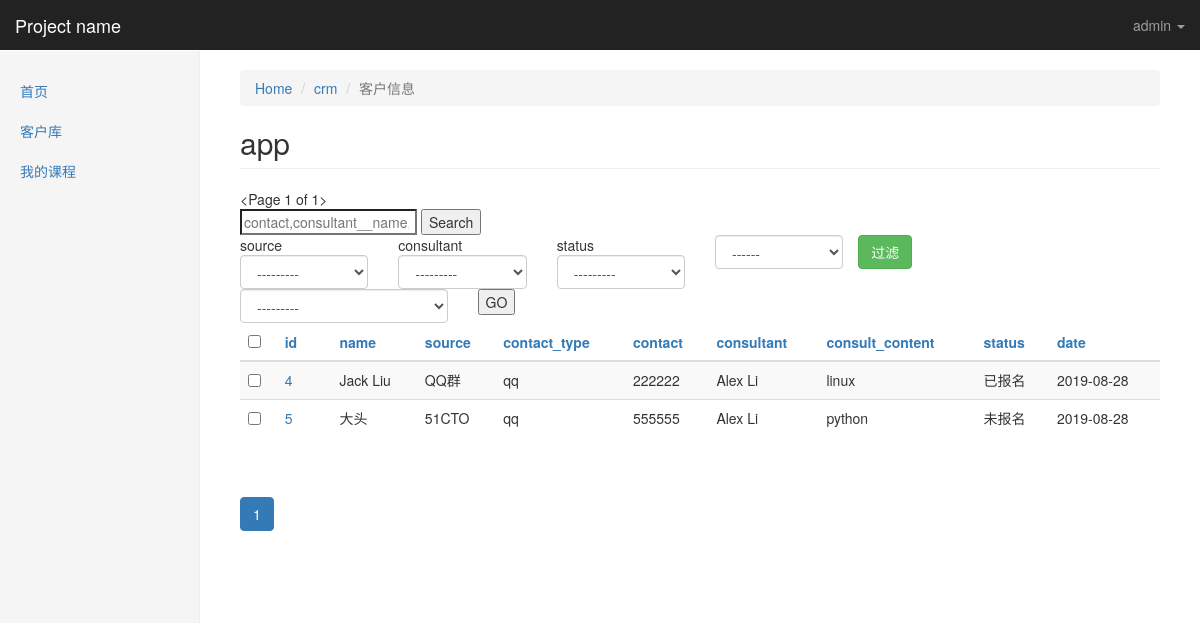
The app's page /kingadmin/crm/customerinfo/?_o=0 (signed in), older data.
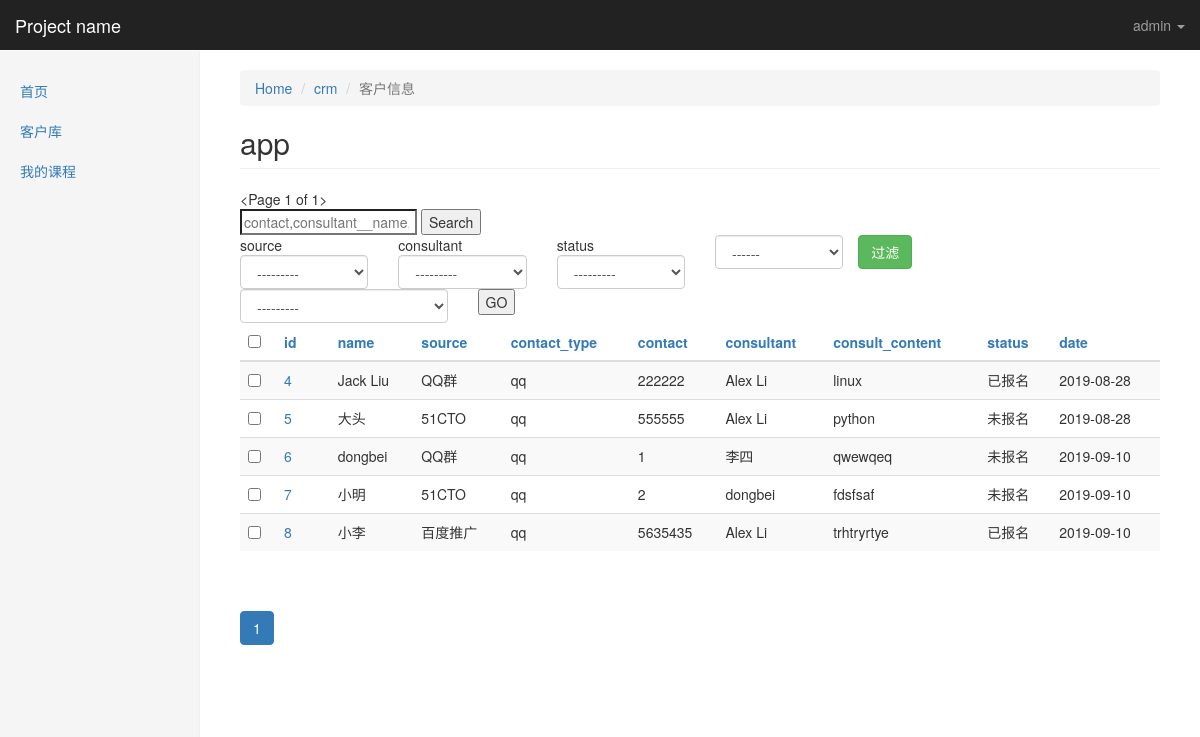
The same page, newer data.
### crm/models.py (models this page shows, shortened)
class Menus(models.Model):
    name = models.CharField(max_length=64)
    url_type_choices = ((0,'absolute'),(1,'dynamic'))
    url_type = models.SmallIntegerField(choices=url_type_choices,default=0)
    url_name = models.CharField(max_length=128)
    class Meta:
        unique_together = ('name','url_name')

class CustomerInfo(models.Model):
    name = models.CharField(max_length=64,default=None)
    contact_type_choices = ((0,'qq'),(1,'微信'),(2,'手机'))
    contact_type = models.SmallIntegerField(choices=contact_type_choices,default=0)
    contact = models.CharField(max_length=64,unique=True)
    source_choices = ((0,'QQ群'),
                      (1,'51CTO'),
                      (2,'百度推广'),
                      (3,'知乎'),
                      (4,'转介绍'),
                      (5,'其它'),
                      )
    source = models.SmallIntegerField(choices=source_choices)
    referral_from = models.ForeignKey("self",blank=True,null=True,verbose_name="转介绍",on_delete=models.CASCADE)
    consult_courses = models.ManyToManyField("Course",verbose_name="咨询课程")
    consult_content = models.TextField(verbose_name="咨询内容")
    status_choices = ((0,'未报名'),(1,'已报名'),(2,'已退学'))
    status = models.SmallIntegerField(choices=status_choices)
    consultant = models.ForeignKey("UserProfile",verbose_name="课程顾问",on_delete=models.CASCADE)
    date = models.DateField(auto_now_add=True)
    class Meta:
        verbose_name="客户信息"
        verbose_name_plural="客户信息"

class UserProfile(models.Model):
    user = models.OneToOneField(User,on_delete=models.CASCADE)
    name = models.CharField(max_length=64,verbose_name="姓名")
    role = models.ManyToManyField("Role",blank=True,null=True)
    def __str__(self): #__unicode__
        return self.name

### kingadmin/views.py (the view, shortened to what this page needs)
# urls.py: url(r'^(\w+)/(\w+)/$', views.table_obj_list, name="table_obj_list"),
@login_required
def table_obj_list(request,app_name,model_name):
    admin_class = site.enabled_admins[app_name][model_name]
    querysets = admin_class.model.objects.all().order_by('-id')
    querysets,filter_condtions  = get_filter_result(request,querysets)
    admin_class.filter_condtions = filter_condtions
    querysets = get_serached_result(request,querysets,admin_class)
    admin_class.search_key = request.GET.get('_q','')
    querysets,sorted_column = get_orderby_result(request,querysets,admin_class)
    paginator = Paginator(querysets, admin_class.list_per_page) # Show 25 contacts per page
    page = request.GET.get('_page')
    try:
        querysets = paginator.page(page)
    except PageNotAnInteger:
        querysets = paginator.page(1)
    except EmptyPage:
        querysets = paginator.page(paginator.num_pages)
    print(request.GET)
    return render(request,'kingadmin/table_obj_list.html', locals())

### kingadmin/templatetags/kingadmin_tags.py (called while the page is built)
@register.simple_tag
def  build_table_row(obj,admin_class):
    ele = ""
    if admin_class.list_display:
        for index,column_name in enumerate(admin_class.list_display):
            column_obj = admin_class.model._meta.get_field(column_name)
            if column_obj.choices: #get_xxx_display
                column_data = getattr(obj,'get_%s_display'% column_name)()
            else:
                column_data = getattr(obj,column_name)
            td_ele = "<td>%s</td>" % column_data
            if index == 0:
                td_ele = "<td><a href='%s/change/'>%s</a></td>"% (obj.id,column_data)
            ele += td_ele
    else:
        td_ele = "<td><a href='%s/change/'>%s</a></td>" % (obj.id,obj)
        ele += td_ele
    return mark_safe(ele)

@register.simple_tag
def get_sorted_column(column,sorted_column,forloop):
    if column in sorted_column:#这一列被排序了,
        last_sort_index = sorted_column[column]
        if last_sort_index.startswith('-'):
            this_time_sort_index = last_sort_index.strip('-')
        else:
            this_time_sort_index = '-%s' % last_sort_index
        return this_time_sort_index
    else:
        return forloop

### kingadmin/templates/kingadmin/table_obj_list.html (shortened to what this page needs)
{% extends 'kingadmin/index.html' %}
{% load kingadmin_tags %}
{% block  right-content-container %}
    <ol class="breadcrumb">
      <li><a href="/kingadmin/">Home</a></li>
      <li><a href="/kingadmin/{{ app_name }}">{{ app_name }}</a></li>
      <li class="active">{% get_model_verbose_name admin_class %}</li>
    </ol>
<h2 class="page-header">app</h2>
<div>
        {{ querysets }}
        <form>
            <input type="search" placeholder="{% for s in admin_class.search_fields %}{{ s }},{% endfor %}" name="_q" value="{{ admin_class.search_key }}">
            <input type="submit" value="Search">
        </form>
        <div class="row">
            {% if  admin_class.list_filter %}
            <form >
                {% for filter_column in admin_class.list_filter %}
                   {% build_filter_ele filter_column admin_class %}
                {% endfor %}
                <input class="btn btn-success" type="submit" value="过滤">
            </form>
            {% endif %}
        </div>
        <form onsubmit="return ActionCheck(this)" method="post">{% csrf_token %}
            <div class="row">
                <div class="col-lg-3">
                    <select class="form-control" name="action" >
                            <option value="">---------</option>
                    </select>
                </div>
                <div class="col-lg-2">
                    <input type="submit" value="GO">
                </div>
            </div>
        </form>
        <table class="table table-striped">
            <thead>
                <tr>
                    {% if admin_class.list_display %}
                        <th><input type="checkbox" onclick="SelectAllObjs(this)"></th>
                        {% for column in admin_class.list_display %}
                            <th><a href="?_o={% get_sorted_column column sorted_column forloop.counter0 %}{% render_filtered_args admin_class%}">
                                {{ column }}
                                {% render_sorted_arrow column  sorted_column %}
                            </a></th>
                        {% endfor %}
                    {% else %}
                        <th>{% get_model_name admin_class %}</th>
                    {% endif %}
                </tr>
            </thead>
            <tbody>
                {% for obj in querysets %}
                    <tr>
                        <td><input row-select="true"  type="checkbox" value="{{ obj.id }}"></td>
                        {%  build_table_row obj admin_class %}
                    </tr>
                {% endfor %}
            </tbody>
        </table>
        <div class="pagination">
            {% render_paginator querysets admin_class sorted_column %}
        </div>
</div>
{% endblock %}

### kingadmin/templates/kingadmin/index.html (shortened to what this page needs)
{% extends 'base.html' %}
{% block body %}
<nav class="navbar navbar-inverse navbar-fixed-top">
  <div class="container-fluid">
    <div class="navbar-header">
      <a class="navbar-brand" href="#">{% block pro_name %}Project name{% endblock %}</a>
    </div>
    <div id="navbar" class="navbar-collapse collapse">
      <ul class="nav navbar-nav navbar-right">
        <li class="dropdown ">
          <a href="#" class="dropdown-toggle" data-toggle="dropdown" role="button" >{{ request.user }} <span class="caret"></span></a>
        </li>
      </ul>
    </div>
  </div>
</nav>
<div class="container-fluid">
  <div class="row">
    <div class="col-sm-3 col-md-2 sidebar">
      <ul class="nav nav-sidebar">
        {% for role in  request.user.userprofile.role.select_related %}
            {% for menu in role.menus.select_related %}
                <li><a href="{% if menu.url_type == 0 %}{{ menu.url_name }}{% else %}{% url menu.url_name %}{% endif %}">{{ menu.name }}</a></li>
             {% endfor %}
         {% endfor %}
      </ul>
    </div>
    <div class="col-sm-9 col-sm-offset-3 col-md-10 col-md-offset-2 main">
      {% block  right-content-container %}{% endblock %}
    </div>
  </div>
</div>
{% endblock %}

Row changes from the older to the newer data that the page shows:
added CustomerInfo: id+name+source "6 dongbei QQ群 qq 1 李四 qwewqeq 未报名 2019-09-10"
added CustomerInfo: id+name+source "7 小明 51CTO qq 2 dongbei fdsfsaf 未报名 2019-09-10"
added CustomerInfo: id+name+source "8 小李 百度推广 qq 5635435 Alex Li trhtryrtye 已报名 2019-09-10"
